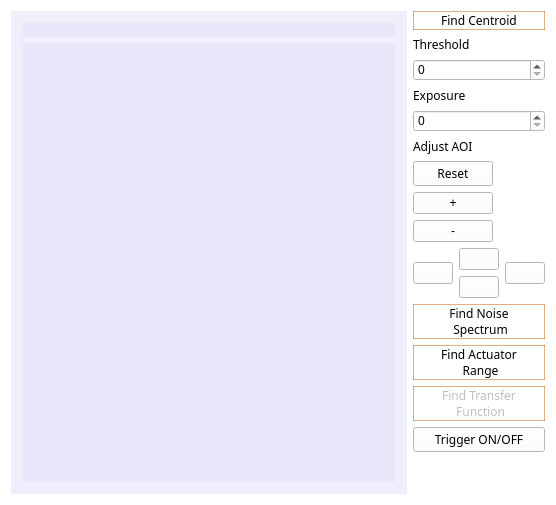
<?xml version="1.0" encoding="UTF-8"?>
<ui version="4.0">
 <class>camview</class>
 <widget class="QDockWidget" name="camview">
  <property name="geometry">
   <rect>
    <x>0</x>
    <y>0</y>
    <width>556</width>
    <height>505</height>
   </rect>
  </property>
  <property name="styleSheet">
   <string notr="true">background-color: rgb(255, 255, 255);</string>
  </property>
  <property name="floating">
   <bool>true</bool>
  </property>
  <property name="allowedAreas">
   <set>Qt::NoDockWidgetArea</set>
  </property>
  <property name="windowTitle">
   <string>Feedback Camera</string>
  </property>
  <widget class="QWidget" name="widget">
   <layout class="QGridLayout" name="gridLayout_3">
    <item row="0" column="0" rowspan="3">
     <widget class="QScrollArea" name="scrollArea">
      <property name="styleSheet">
       <string notr="true">background-color: rgba(0, 0, 200, 8);</string>
      </property>
      <property name="widgetResizable">
       <bool>true</bool>
      </property>
      <widget class="QWidget" name="scrollAreaWidgetContents">
       <property name="geometry">
        <rect>
         <x>0</x>
         <y>0</y>
         <width>418</width>
         <height>463</height>
        </rect>
       </property>
       <layout class="QGridLayout" name="gridLayout">
        <item row="1" column="0">
         <widget class="imageviewer" name="imageLabel" native="true">
          <property name="styleSheet">
           <string notr="true"/>
          </property>
         </widget>
        </item>
        <item row="0" column="0">
         <widget class="QLabel" name="streamLabel">
          <property name="sizePolicy">
           <sizepolicy hsizetype="Minimum" vsizetype="Fixed">
            <horstretch>0</horstretch>
            <verstretch>0</verstretch>
           </sizepolicy>
          </property>
          <property name="text">
           <string/>
          </property>
         </widget>
        </item>
       </layout>
      </widget>
     </widget>
    </item>
    <item row="0" column="1">
     <layout class="QVBoxLayout" name="verticalLayout">
      <property name="sizeConstraint">
       <enum>QLayout::SetMinimumSize</enum>
      </property>
      <item>
       <widget class="QPushButton" name="findCentroidButton">
        <property name="sizePolicy">
         <sizepolicy hsizetype="Minimum" vsizetype="Fixed">
          <horstretch>0</horstretch>
          <verstretch>0</verstretch>
         </sizepolicy>
        </property>
        <property name="font">
         <font>
          <family>Source Code Pro</family>
         </font>
        </property>
        <property name="styleSheet">
         <string notr="true">QPushButton{
border-style: solid;
border-color: rgba(200,100,0,130);
border-width: 1px;
}

QPushButton::pressed{
background-color: rgba(200, 100, 0,20);
border-style: inset;


}</string>
        </property>
        <property name="text">
         <string>Find Centroid</string>
        </property>
       </widget>
      </item>
      <item>
       <widget class="QLabel" name="label_2">
        <property name="sizePolicy">
         <sizepolicy hsizetype="Fixed" vsizetype="Fixed">
          <horstretch>0</horstretch>
          <verstretch>0</verstretch>
         </sizepolicy>
        </property>
        <property name="font">
         <font>
          <family>Source Code Pro</family>
         </font>
        </property>
        <property name="text">
         <string>Threshold</string>
        </property>
       </widget>
      </item>
      <item>
       <widget class="QSpinBox" name="thresholdBox">
        <property name="sizePolicy">
         <sizepolicy hsizetype="Minimum" vsizetype="Fixed">
          <horstretch>0</horstretch>
          <verstretch>0</verstretch>
         </sizepolicy>
        </property>
        <property name="maximum">
         <number>255</number>
        </property>
       </widget>
      </item>
      <item>
       <widget class="QLabel" name="label_3">
        <property name="font">
         <font>
          <family>Source Code Pro</family>
         </font>
        </property>
        <property name="text">
         <string>Exposure</string>
        </property>
       </widget>
      </item>
      <item>
       <widget class="QSpinBox" name="exposureBox">
        <property name="sizePolicy">
         <sizepolicy hsizetype="Minimum" vsizetype="Fixed">
          <horstretch>0</horstretch>
          <verstretch>0</verstretch>
         </sizepolicy>
        </property>
       </widget>
      </item>
      <item>
       <widget class="QLabel" name="label">
        <property name="sizePolicy">
         <sizepolicy hsizetype="Fixed" vsizetype="Fixed">
          <horstretch>0</horstretch>
          <verstretch>0</verstretch>
         </sizepolicy>
        </property>
        <property name="font">
         <font>
          <family>Source Code Pro</family>
         </font>
        </property>
        <property name="text">
         <string>Adjust AOI</string>
        </property>
       </widget>
      </item>
      <item>
       <widget class="QPushButton" name="resetButton">
        <property name="sizePolicy">
         <sizepolicy hsizetype="Fixed" vsizetype="Fixed">
          <horstretch>0</horstretch>
          <verstretch>0</verstretch>
         </sizepolicy>
        </property>
        <property name="font">
         <font>
          <family>Source Code Pro</family>
         </font>
        </property>
        <property name="text">
         <string>Reset</string>
        </property>
       </widget>
      </item>
      <item>
       <widget class="QPushButton" name="zoomInButton">
        <property name="sizePolicy">
         <sizepolicy hsizetype="Fixed" vsizetype="Fixed">
          <horstretch>0</horstretch>
          <verstretch>0</verstretch>
         </sizepolicy>
        </property>
        <property name="text">
         <string>+</string>
        </property>
       </widget>
      </item>
      <item>
       <widget class="QPushButton" name="zoomOutButton">
        <property name="sizePolicy">
         <sizepolicy hsizetype="Fixed" vsizetype="Fixed">
          <horstretch>0</horstretch>
          <verstretch>0</verstretch>
         </sizepolicy>
        </property>
        <property name="text">
         <string>-</string>
        </property>
       </widget>
      </item>
      <item>
       <layout class="QGridLayout" name="gridLayout_2">
        <property name="sizeConstraint">
         <enum>QLayout::SetFixedSize</enum>
        </property>
        <item row="0" column="0" rowspan="2">
         <widget class="QPushButton" name="leftButton">
          <property name="sizePolicy">
           <sizepolicy hsizetype="Fixed" vsizetype="Fixed">
            <horstretch>0</horstretch>
            <verstretch>0</verstretch>
           </sizepolicy>
          </property>
          <property name="text">
           <string/>
          </property>
         </widget>
        </item>
        <item row="0" column="1">
         <widget class="QPushButton" name="upButton">
          <property name="sizePolicy">
           <sizepolicy hsizetype="Fixed" vsizetype="Fixed">
            <horstretch>0</horstretch>
            <verstretch>0</verstretch>
           </sizepolicy>
          </property>
          <property name="styleSheet">
           <string notr="true"/>
          </property>
          <property name="text">
           <string/>
          </property>
         </widget>
        </item>
        <item row="0" column="2" rowspan="2">
         <widget class="QPushButton" name="rightButton">
          <property name="sizePolicy">
           <sizepolicy hsizetype="Fixed" vsizetype="Fixed">
            <horstretch>0</horstretch>
            <verstretch>0</verstretch>
           </sizepolicy>
          </property>
          <property name="text">
           <string/>
          </property>
         </widget>
        </item>
        <item row="1" column="1">
         <widget class="QPushButton" name="downButton">
          <property name="sizePolicy">
           <sizepolicy hsizetype="Fixed" vsizetype="Fixed">
            <horstretch>0</horstretch>
            <verstretch>0</verstretch>
           </sizepolicy>
          </property>
          <property name="text">
           <string/>
          </property>
         </widget>
        </item>
       </layout>
      </item>
      <item>
       <widget class="QPushButton" name="noiseSpectrumButton">
        <property name="sizePolicy">
         <sizepolicy hsizetype="Minimum" vsizetype="Fixed">
          <horstretch>0</horstretch>
          <verstretch>0</verstretch>
         </sizepolicy>
        </property>
        <property name="font">
         <font>
          <family>Source Code Pro</family>
         </font>
        </property>
        <property name="styleSheet">
         <string notr="true">QPushButton{
border-style: solid;
border-color: rgba(200,100,0,130);
border-width: 1px;
}

QPushButton::pressed{
background-color: rgba(200, 100, 0,20);
border-style: inset;


}</string>
        </property>
        <property name="text">
         <string>Find Noise 
 Spectrum</string>
        </property>
       </widget>
      </item>
      <item>
       <widget class="QPushButton" name="actuatorRangeButton">
        <property name="sizePolicy">
         <sizepolicy hsizetype="Minimum" vsizetype="Fixed">
          <horstretch>0</horstretch>
          <verstretch>0</verstretch>
         </sizepolicy>
        </property>
        <property name="font">
         <font>
          <family>Source Code Pro</family>
         </font>
        </property>
        <property name="styleSheet">
         <string notr="true">QPushButton{
border-style: solid;
border-color: rgba(200,100,0,130);
border-width: 1px;
}

QPushButton::pressed{
background-color: rgba(200, 100, 0,20);
border-style: inset;


}</string>
        </property>
        <property name="text">
         <string>Find Actuator 
 Range</string>
        </property>
       </widget>
      </item>
      <item>
       <widget class="QPushButton" name="transferFunctionButton">
        <property name="enabled">
         <bool>false</bool>
        </property>
        <property name="sizePolicy">
         <sizepolicy hsizetype="Minimum" vsizetype="Fixed">
          <horstretch>0</horstretch>
          <verstretch>0</verstretch>
         </sizepolicy>
        </property>
        <property name="font">
         <font>
          <family>Source Code Pro</family>
         </font>
        </property>
        <property name="styleSheet">
         <string notr="true">QPushButton{
border-style: solid;
border-color: rgba(200,100,0,130);
border-width: 1px;
}

QPushButton::pressed{
background-color: rgba(200, 100, 0,20);
border-style: inset;


}</string>
        </property>
        <property name="text">
         <string>Find Transfer 
 Function</string>
        </property>
       </widget>
      </item>
     </layout>
    </item>
    <item row="2" column="1">
     <spacer name="verticalSpacer">
      <property name="orientation">
       <enum>Qt::Vertical</enum>
      </property>
      <property name="sizeHint" stdset="0">
       <size>
        <width>20</width>
        <height>61</height>
       </size>
      </property>
     </spacer>
    </item>
    <item row="1" column="1">
     <widget class="QPushButton" name="triggerButton">
      <property name="font">
       <font>
        <family>Source Code Pro</family>
       </font>
      </property>
      <property name="text">
       <string>Trigger ON/OFF</string>
      </property>
      <property name="checkable">
       <bool>true</bool>
      </property>
     </widget>
    </item>
   </layout>
  </widget>
 </widget>
 <layoutdefault spacing="6" margin="11"/>
 <customwidgets>
  <customwidget>
   <class>imageviewer</class>
   <extends>QWidget</extends>
   <header>imageviewer.h</header>
   <container>1</container>
  </customwidget>
 </customwidgets>
 <resources/>
 <connections/>
</ui>
